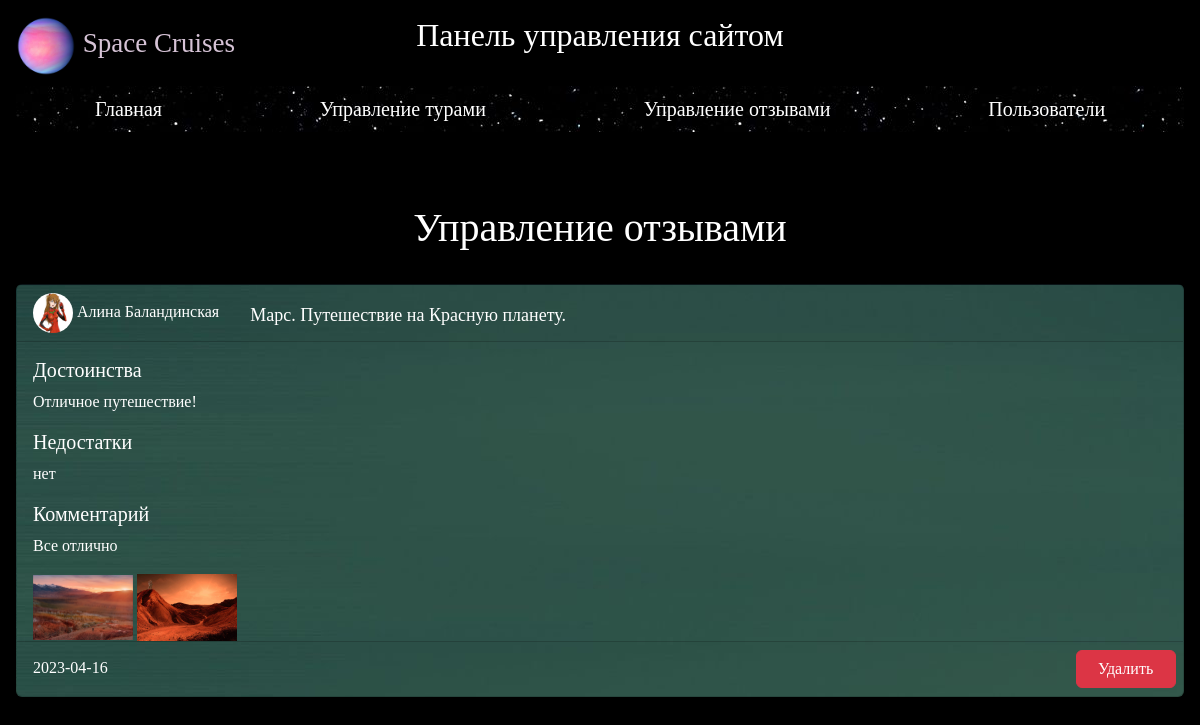
The app's page /admin/feedbacks_management with its own data.
### data/feedbacks_form.py (models this page shows)
class Feedback(SqlAlchemyBase, SerializerMixin):  # Форма отзыва
    __tablename__ = 'feedbacks'
    id = sqlalchemy.Column(sqlalchemy.Integer, primary_key=True, autoincrement=True)
    scoring = sqlalchemy.Column(sqlalchemy.Integer, nullable=True)  # Оценка от 1 до 5
    pluses = sqlalchemy.Column(sqlalchemy.String, nullable=True)  # Содержание отзыва
    minuses = sqlalchemy.Column(sqlalchemy.String, nullable=True)
    comment = sqlalchemy.Column(sqlalchemy.String, nullable=True)
    pics = sqlalchemy.Column(sqlalchemy.String, nullable=True)  # Список из прикрепленных картинок
    date = sqlalchemy.Column(sqlalchemy.DateTime, nullable=True,
                             default=datetime.datetime.now())  # Дата написания отзыва
    author_id = sqlalchemy.Column(sqlalchemy.Integer,
                                  sqlalchemy.ForeignKey("users.id"))  # Автор отзыва(id пользователя)
    author = orm.relationship("User")  # Автор отзыва(объект класса User)
    tour_id = sqlalchemy.Column(sqlalchemy.Integer,
                                sqlalchemy.ForeignKey("tours.id"))  # Тур, про который отзыв(id)
    tour = orm.relationship("Tour")  # Тур, про который отзыв(объект класса Tour)

### data/users_form.py (models this page shows, shortened)
class User(SqlAlchemyBase, UserMixin, SerializerMixin):
    __tablename__ = 'users'
    id = sqlalchemy.Column(sqlalchemy.Integer, primary_key=True, autoincrement=True)
    surname = sqlalchemy.Column(sqlalchemy.String, nullable=True)
    name = sqlalchemy.Column(sqlalchemy.String, nullable=True)
    email = sqlalchemy.Column(sqlalchemy.String, index=True, unique=True, nullable=True)
    hashed_password = sqlalchemy.Column(sqlalchemy.String, nullable=True)
    avatar = sqlalchemy.Column(sqlalchemy.String, nullable=True)
    is_admin = sqlalchemy.Column(sqlalchemy.Boolean, nullable=True)
    feedbacks = orm.relationship("Feedback", back_populates='author')  # Список отзывов пользователя

### data/tours_form.py (models this page shows)
class Tour(SqlAlchemyBase, SerializerMixin):
    __tablename__ = 'tours'
    id = sqlalchemy.Column(sqlalchemy.Integer, primary_key=True, autoincrement=True)
    name = sqlalchemy.Column(sqlalchemy.String, nullable=True)
    description = sqlalchemy.Column(sqlalchemy.String, nullable=True)
    start_date = sqlalchemy.Column(sqlalchemy.DateTime)
    end_date = sqlalchemy.Column(sqlalchemy.DateTime)
    image = sqlalchemy.Column(sqlalchemy.String, nullable=True)
    price = sqlalchemy.Column(sqlalchemy.Integer, nullable=True)
    full_description = sqlalchemy.Column(sqlalchemy.String, nullable=True)
    arrival = sqlalchemy.Column(sqlalchemy.String, nullable=True)
    location = sqlalchemy.Column(sqlalchemy.String, nullable=True)
    go_back = sqlalchemy.Column(sqlalchemy.String, nullable=True)
    users = orm.relationship("User", secondary="users_to_tours",
                             backref="tours", lazy='subquery')
    users_who_booked = orm.relationship("User", secondary="users_to_booked_tours",
                                        backref="booked_tours",
                                        lazy='subquery')
    feedbacks = orm.relationship("Feedback", back_populates='tour')  # Список отзывов о туре

### admin/admin.py (the view)
@admin.route('/feedbacks_management')  # Управление отзывами
def feedbacks_management():
    db_sess = create_session()
    feedbacks = db_sess.query(Feedback).all()
    feedbacks = [[i, i.pics.split(';') if i.pics else []] for i in feedbacks]  # Список из отзывов и картинок к ним
    feedbacks.reverse()  # Переворачиваем список чтобы сверху отображались свежие отзывы
    return render_template("admin/feedbacks_manage.html", feedbacks=feedbacks)

### data/db_session.py (called while the page is built)
def create_session() -> Session:
    global __factory
    return __factory()

### admin/templates/admin/feedbacks_manage.html (shortened to what this page needs)
{% extends "admin/base.html" %}
{% block content %}
<center>
    <h1 style="color:white;font-family:century gothic;">Управление отзывами</h1></center>
<br>
{% for i in feedbacks %}
<div class="card text-left"
     style="background-image:url(/static/img/green_sky.jpg);color:white;font-family:century gothic">
    <div class="card-header">
        <div style="font-family:century gothic" aria-current="page">
            {% if not i[0].author.avatar %} <img src="/static/img/avatar.jpg" alt="Avatar" class="avatar">
            {% else %} <img src={{i[0].author.avatar}} alt="Avatar" class="avatar"> {% endif %}
            {{i[0].author.name}}
            {{i[0].author.surname}}
            <div style="position:absolute;left:20%;top:4%;font-size:18px">
                {{i[0].tour.name}}
            </div>
        </div>
    </div>
    <div class="card-body">
        <h5 class="card-title">Достоинства</h5>
        <p id class="card-text">{{i[0].pluses}}</p>
        <h5 class="card-title">Недостатки</h5>
        <p class="card-text">{{i[0].minuses}}</p>
        <h5 class="card-title">Комментарий</h5>
        <p class="card-text">{{i[0].comment}}</p>
        <section class="pictures">
            {% for j in i[1] %}
            <a href="#{{j}}">
                <img src="{{j}}" style="width:100px">
            </a>
            {% endfor %}
        </section>
    </div>
    <div class="card-footer">
        {{i[0].date.date()}}
        <a style="position:relative;left:85%;width:100px" href="/admin/confirmation_delete_feedback/{{i[0].id}}"
           class="btn btn-danger">Удалить</a>
    </div>
</div>
<br>
{%endfor%}
{% endblock %}

### static/css/style.css (style rules this page uses)
* { box-sizing: border-box; }
.avatar { vertical-align: middle; width: 40px; height: 40px; border-radius: 50%; }
.pictures { -webkit-column-count: 2; -moz-column-count: 2; column-count: 2; -webkit-column-gap: 1em; -moz-column-gap: 1em; column-gap: 1em; margin-bottom: -1em; }
a { display: inline-block; }

### records on screen
Feedback: avatar (picture), name "Алина", surname "Баландинская", name "Марс. Путешествие на Красную планету.", pluses "Отличное путешествие!", minuses "нет", comment "Все отлично", date "2023-04-16", {{ i[0].id }} 1 (drawn)
